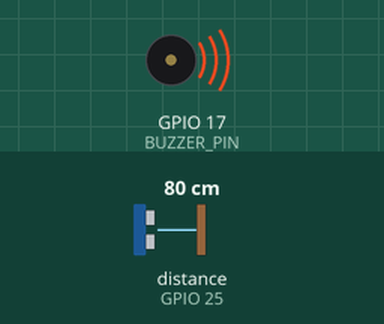
Recording of a sketch running on a simulated ESP32. On the bench: buzzer (waves = sounding, pin HIGH). Wiring (inferred from the names in the program): ultrasonic range finder: trigger GPIO 26; echo GPIO 25. Inputs (shaded band) come from the test bench; at power-on: distance to the obstacle (sensor on GPIO 25) 80 cm. The echo pulse lasts 58.3 µs per cm; pins used as bus, display or sensor lines are not drawn; what the sketch prints to the serial monitor is not drawn.

Above: at 2.7 s.
2.8 s: distance to the obstacle (sensor on GPIO 25) set to 4 cm
At 6.2 s:
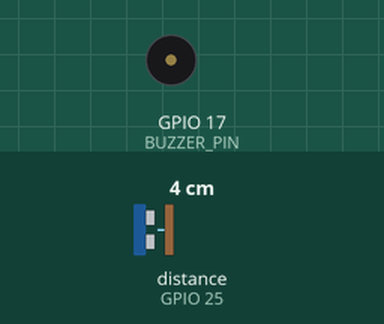
6.3 s: distance to the obstacle (sensor on GPIO 25) set to 2 cm
At 7.4 s:
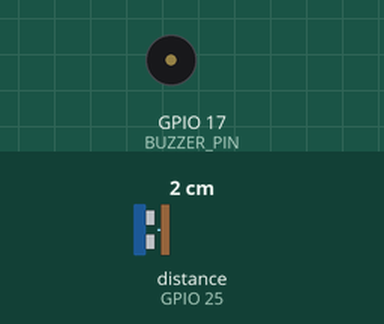
12.3 s: distance to the obstacle (sensor on GPIO 25) set to 9 cm
Timing chart, 0 to 21.8 s (numbered marks = the images above; inputs shaded):
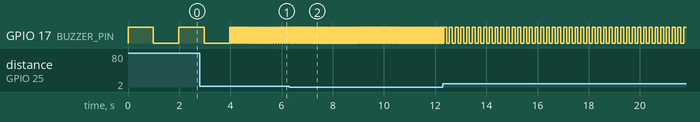

The sketch:

code.ino
```cpp
#define TRIG_PIN   26 // ESP32 pin GIOP26 connected to Ultrasonic Sensor's TRIG pin
#define ECHO_PIN   25 // ESP32 pin GIOP25 connected to Ultrasonic Sensor's ECHO pin
#define BUZZER_PIN 17 // ESP32 pin GIOP17 connected to Piezo Buzzer's pin
#define DISTANCE_THRESHOLD 80 // centimeters

float duration_us, distance_cm;

void setup() {
  Serial.begin (9600);         // initialize serial port
  pinMode(TRIG_PIN, OUTPUT);   // set ESP32 pin to output mode
  pinMode(ECHO_PIN, INPUT);    // set ESP32 pin to input mode
  pinMode(BUZZER_PIN, OUTPUT); // set ESP32 pin to output mode
}

void loop() {
  // generate 10-microsecond pulse to TRIG pin
  digitalWrite(TRIG_PIN, HIGH);
  delayMicroseconds(10);
  digitalWrite(TRIG_PIN, LOW);

  // measure duration of pulse from ECHO pin
  duration_us = pulseIn(ECHO_PIN, HIGH);
  // calculate the distance
  distance_cm = 0.017 * duration_us;

  // print the value to Serial Monitor
  Serial.print("distance: ");
  Serial.print(distance_cm);

  if (distance_cm < DISTANCE_THRESHOLD){
    digitalWrite(BUZZER_PIN, HIGH); // turn on Piezo Buzzer
    delay(12.5 * distance_cm);
    digitalWrite(BUZZER_PIN, LOW);  // turn off Piezo Buzzer
    delay(12.5 * distance_cm);
  }
}
```

Measured:
- after the input at 6.3 s, GPIO 17 (BUZZER_PIN): alternates HIGH for 0.02 s and LOW for 0.02 s, starting after 0.10 s
- by itself, GPIO 17 (BUZZER_PIN): repeats every 0.10 s: HIGH 0.05 s, LOW 0.05 s
